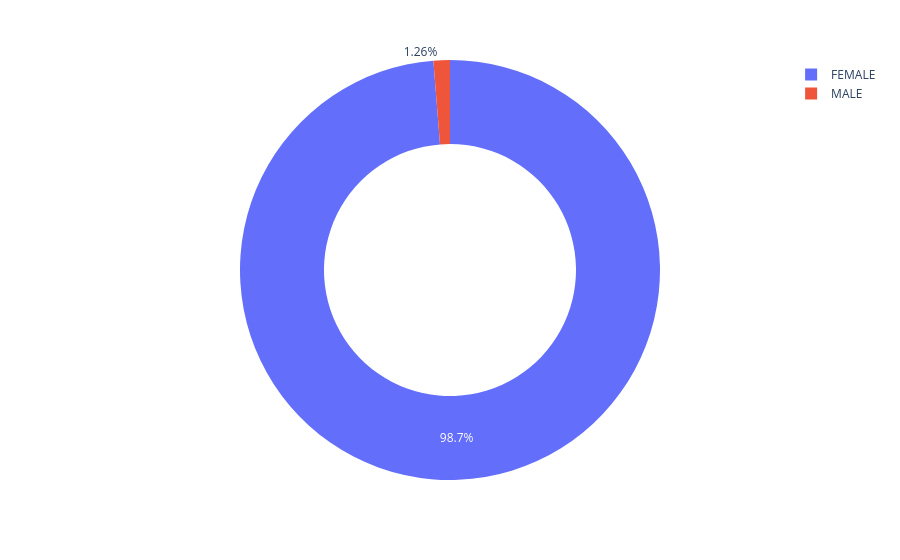

Notebook source saved alongside this figure:
### Code cell
figure = px.pie(
    df,
    names='Gender',
    hole=0.60
)
figure.show()

### Figure 1 — Plotly figure (JSON) as saved in the notebook; plotly's stock layout.template omitted (floating-point values rounded to 4 significant figures; data arrays with more than 128 entries replaced by an {"elided": "..."} marker saying what was removed)
{"data": [{"domain": {"x": [0, 1], "y": [0, 1]}, "hole": 0.6, "hovertemplate": "Gender=%{label}<extra></extra>", "labels": {"elided": "317 str values"}, "legendgroup": "", "name": "", "showlegend": true, "type": "pie"}], "layout": {"legend": {"tracegroupgap": 0}, "margin": {"t": 60}}}
